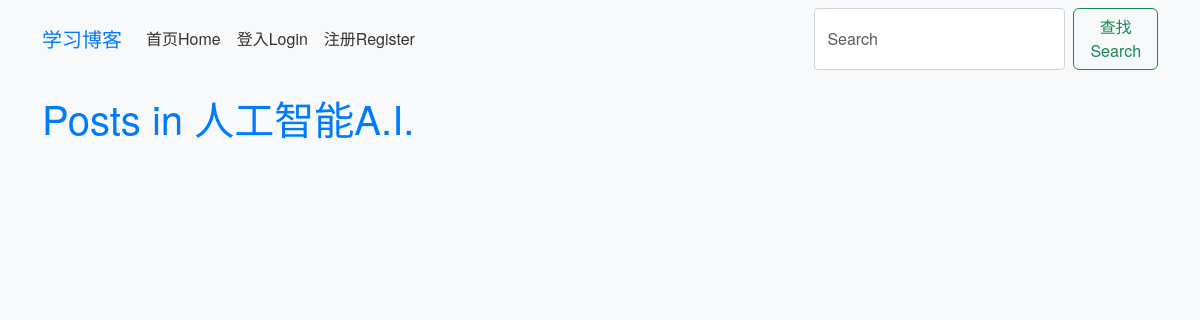
The app's page /category/15, older data.
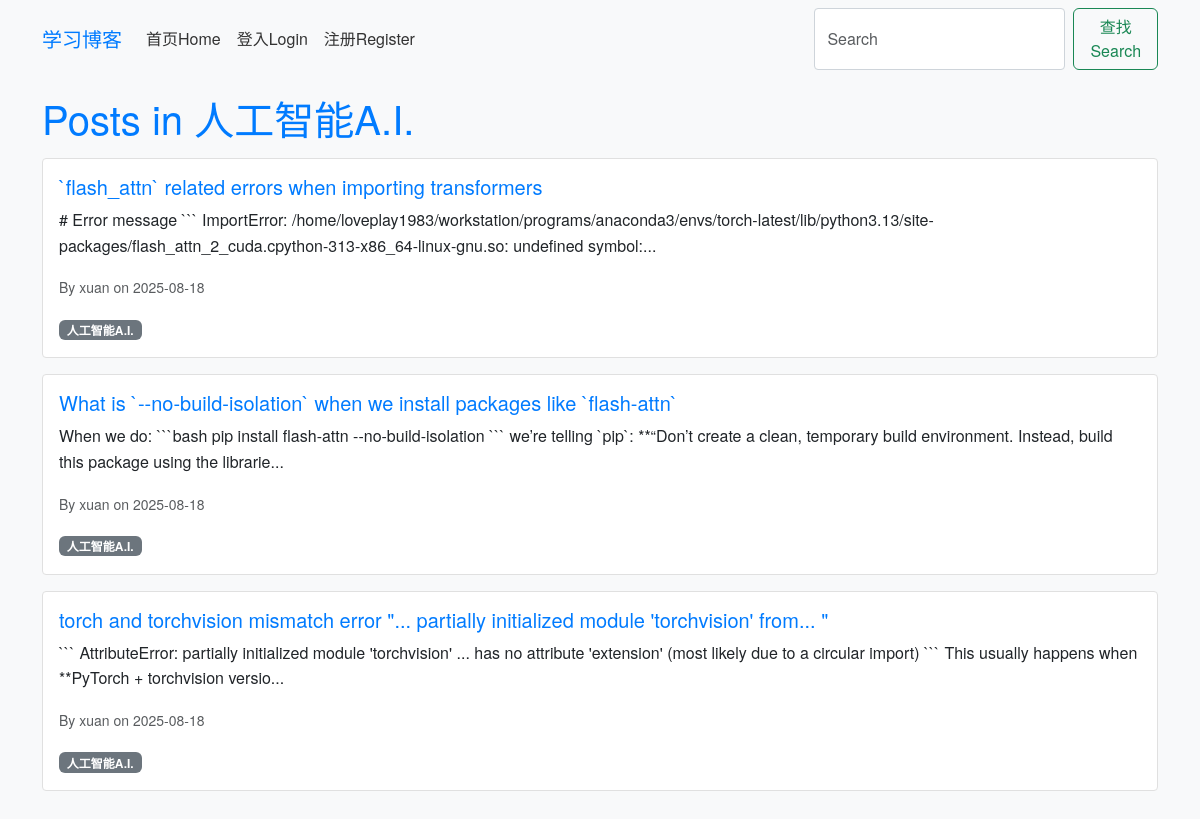
The same page, newer data.
### app/models.py (models this page shows, shortened)
class Category(db.Model):
    id = db.Column(db.Integer, primary_key=True)
    name = db.Column(db.String(50), unique=True)
    posts = db.relationship('Post', backref='category', lazy='dynamic')

class Post(db.Model):
    id = db.Column(db.Integer, primary_key=True)
    title = db.Column(db.String(100), nullable=False)
    body = db.Column(db.Text, nullable=False)
    timestamp = db.Column(db.DateTime, index=True, default=datetime.utcnow)
    user_id = db.Column(db.Integer, db.ForeignKey('user.id'), nullable=False)
    category_id = db.Column(db.Integer, db.ForeignKey('category.id'))
    comments = db.relationship('Comment', backref='post', lazy='dynamic')

class User(db.Model, UserMixin):
    id = db.Column(db.Integer, primary_key=True)
    username = db.Column(db.String(64), index=True, unique=True)
    email = db.Column(db.String(120), index=True, unique=True)
    password_hash = db.Column(db.String(128))
    posts = db.relationship('Post', backref='author', lazy='dynamic')
    comments = db.relationship('Comment', backref='author', lazy='dynamic')
    about_me = db.Column(db.String(140))
    last_seen = db.Column(db.DateTime, default=datetime.utcnow)
    about_me = db.Column(db.Text)  # Changed from String(140) to Text for richer content
    avatar = db.Column(db.String(128))  # New field for avatar filename

### app/routes.py (the view)
@bp.route('/category/<int:category_id>', methods=['GET'])
def category(category_id):
    category = Category.query.get_or_404(category_id)
    page = request.args.get('page', 1, type=int)
    posts = category.posts.order_by(Post.timestamp.desc()).paginate(page=page, per_page=5, error_out=False)
    next_url = url_for('main.category', category_id=category_id, page=posts.next_num) if posts.has_next else None
    prev_url = url_for('main.category', category_id=category_id, page=posts.prev_num) if posts.has_prev else None
    return render_template('category.html', category=category, posts=posts.items, next_url=next_url, prev_url=prev_url)

### app/templates/category.html (shortened to what this page needs)
{% extends 'base.html' %}
{% block content %}
<h1>Posts in {{ category.name }}</h1>
{% for post in posts %}
<div class="card mb-3">
    <div class="card-body">
        <h5 class="card-title"><a href="{{ url_for('main.post', post_id=post.id) }}">{{ post.title }}</a></h5>
        <p class="card-text">{{ post.body[:200] }}...</p>
        <p class="card-text"><small class="text-muted">By {{ post.author.username }} on {{ post.timestamp.strftime('%Y-%m-%d') }}</small></p>
        {% if post.category %}<span class="badge bg-secondary">{{ post.category.name }}</span>{% endif %}
    </div>
</div>
{% endfor %}
{% endblock %}

### app/templates/base.html (shortened to what this page needs)
<!doctype html>
<html lang="en">
<head>
    <link href="https://cdn.jsdelivr.net/npm/bootstrap@5.3.0/dist/css/bootstrap.min.css" rel="stylesheet">
    <link rel="stylesheet" href="{{ url_for('static', filename='css/style.css') }}">
    <link rel="stylesheet" href="https://cdn.jsdelivr.net/npm/easymde@2.18.0/dist/easymde.min.css">
</head>
<body>
    <nav class="navbar navbar-expand-lg navbar-light bg-light">
        <div class="container">
            <a class="navbar-brand" href="{{ url_for('main.index') }}">学习博客</a>
            <ul class="navbar-nav me-auto">
                <li class="nav-item"><a class="nav-link" href="{{ url_for('main.index') }}">首页Home</a></li>
                {% if current_user.is_authenticated %}
                <li class="nav-item"><a class="nav-link" href="{{ url_for('main.create_post') }}">新的发表New Post</a></li>
                <li class="nav-item"><a class="nav-link" href="{{ url_for('main.categories') }}">文章类型Categories</a></li>
                <li class="nav-item"><a class="nav-link" href="{{ url_for('main.dashboard') }}">总览Dashboard</a></li>
                <li class="nav-item"><a class="nav-link" href="{{ url_for('main.profile') }}">个人信息Profile</a></li>
                <li class="nav-item"><a class="nav-link" href="{{ url_for('main.logout') }}">退出Logout</a></li>
                {% else %}
                <li class="nav-item"><a class="nav-link" href="{{ url_for('main.login') }}">登入Login</a></li>
                <li class="nav-item"><a class="nav-link" href="{{ url_for('main.register') }}">注册Register</a></li>
                {% endif %}
            </ul>
            <form class="d-flex" action="{{ url_for('main.search') }}">
                <input class="form-control me-2" type="search" name="query" placeholder="Search" aria-label="Search">
                <button class="btn btn-outline-success" type="submit">查找Search</button>
            </form>
        </div>
    </nav>
    <div class="container mt-3">
        {% block content %}{% endblock %}
    </div>
</body>
</html>

### app/static/css/style.css (style rules this page uses)
body { font-family: 'Helvetica Neue', Arial, sans-serif; background-color: #f8f9fa; color: #333; line-height: 1.6; margin: 0; padding: 0; }
h1, h2, h3 { color: #007bff; margin-bottom: 1rem; }
a { color: #007bff; text-decoration: none; }
.form-control { border-radius: 0.25rem; border: 1px solid #ced4da; }
.card { border: 1px solid #e0e0e0; border-radius: 0.25rem; margin-bottom: 1rem; box-shadow: none; }
.card-body { padding: 1rem; }
.navbar-light .navbar-brand { color: #007bff; }
.navbar-light .navbar-nav .nav-link { color: #333; }

Row changes from the older to the newer data that the page shows:
added Post: title "`flash_attn` related errors when importing transformers", body "# Error message ``` ImportError: /home/loveplay1983/workstation/programs/anaconda3/envs/torch-latest/lib/python3.13/site-packages/flash_attn_2_cuda.cpython-313-x86_64-linux-gnu.so: undefined symbol:", author.username "xuan", timestamp "2025-08-18", category.name "人工智能A.I."
added Post: title "What is `--no-build-isolation` when we install packages like `flash-attn`", body "When we do: ```bash pip install flash-attn --no-build-isolation ``` we’re telling `pip`: **“Don’t create a clean, temporary build environment. Instead, build this package using the librarie", author.username "xuan", timestamp "2025-08-18", category.name "人工智能A.I."
added Post: title "torch and torchvision mismatch error \"... partially initialized module 'torchvision' from... \"", body "``` AttributeError: partially initialized module 'torchvision' ... has no attribute 'extension' (most likely due to a circular import) ``` This usually happens when **PyTorch + torchvision versio", author.username "xuan", timestamp "2025-08-18", category.name "人工智能A.I."
